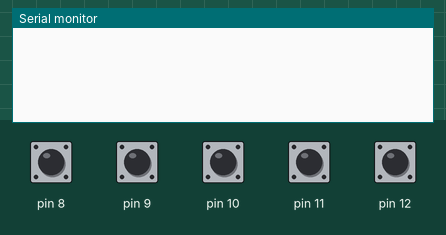
A sketch run on a simulated Arduino Uno, built with avr-gcc and run on an emulated ATmega328P. On the bench: the last lines printed to the serial monitor. Inputs (shaded band) come from the test bench; at power-on: pin 8–12 HIGH.

Above: at 1.2 s.
1.3 s: pin 8 pulled LOW for 0.15 s
At 1.8 s:
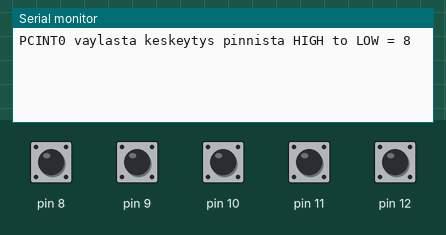
2.9 s: pin 9 pulled LOW for 0.15 s
At 4.1 s:
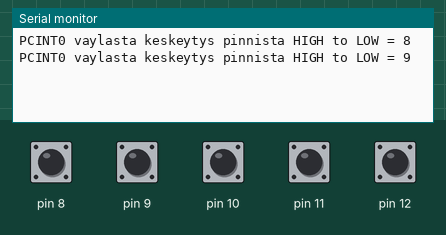
4.5 s: pin 10 pulled LOW for 0.15 s
At 5.5 s:
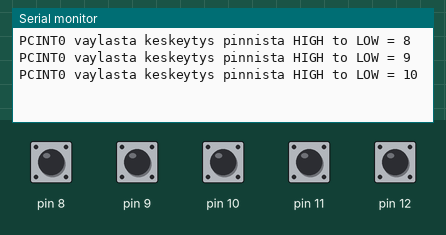
6.1 s: pin 11 pulled LOW for 0.15 s
At 6.7 s:
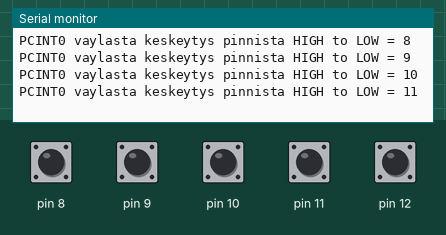
7.7 s: pin 12 pulled LOW for 0.15 s
At 9.1 s:
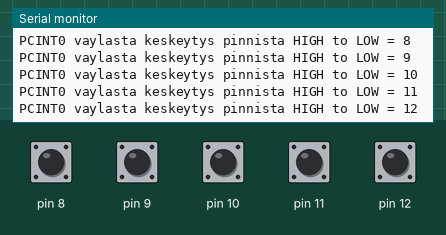
Timing chart, 0 to 10.3 s (numbered marks = the images above; inputs shaded):
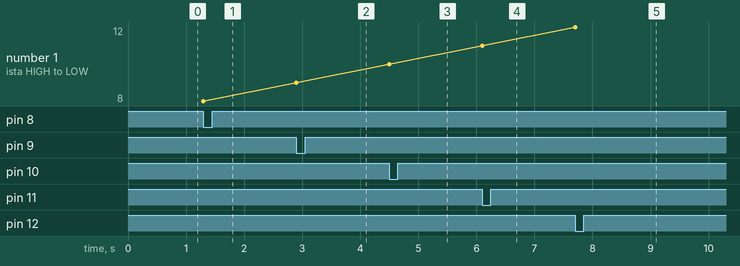

Measured:
- after the input at 1.3 s, the serial monitor: prints a new line at once (image 1)
- after the input at 2.9 s, the serial monitor: prints a new line at once (image 2)
- after the input at 4.5 s, the serial monitor: prints a new line at once (image 3)
- after the input at 6.1 s, the serial monitor: prints a new line at once (image 4)
- after the input at 7.7 s, the serial monitor: prints a new line at once (image 5)
- plotted number 1: 8 → 9 after the input at 2.9 s, 9 → 10 after the input at 4.5 s, 10 → 11 after the input at 6.1 s, 11 → 12 after the input at 7.7 s

The sketch:

teht2.ino
```cpp
/*
2. Tee Arduino ohjelma, joka hyödyntää PinChange keskeytyksiä.
Valitaan 8 bitin väylästä aktiiviseksi 5 pinniä ja keskeytyspalvelijan tulee tulostaa hyppylangalla maadoitettaessa keskeyttävän pinnin numero.
Tehtävää helpottamaan on laitettu tunnilla läpikäyty esimerkkikoodi
*/

#include <Arduino.h>

volatile int pcint0PinLow = 0;

void setup() {
  for(int i = 8;i<14;i++)
  {
    pinMode(i,INPUT_PULLUP);  // Arduino pinnit 8-14 INPUT_PULLUP tilaan
  }

  PCICR = 0x01;               // aktivoidaan PCINT0 Portti B antaa vain keskeytyksiä portit C ja D disabloituina
  //PCICR = B00000001;
  PCMSK0 = B00011111;         // 0x03;  // Enable pins 8 an 9
    // Muutettu PCMSK0, jotta pinnit 8-12 ovat käytössä

  Serial.begin(9600);
  interrupts();               // Keskeytykset enabloituna CPU:sta.
}

void loop() {

  if(pcint0PinLow !=0)
  {
    Serial.print("PCINT0 vaylasta keskeytys pinnista HIGH to LOW = ");
    Serial.println(pcint0PinLow);
    pcint0PinLow = 0;
  }
}

ISR(PCINT0_vect) {
  // Joku pinneista D8 - D13 on muuttanut tilaansa 1:sta 0 tai 0 ykkoseen selvitetaan mika pinni
  for(int i = 8;i<13;i++) // Vaihdettu loppuarvo 12
  {
    byte luettu = digitalRead(i);

    /*while(digitalRead(i)==LOW)
    {
      //odotellaan, etta kayttaja nostaa napin
    }*/

    if(luettu==LOW)
    {
      pcint0PinLow = i;
    }

  }
}

ISR(PCINT1_vect) {
  // This function will be called when a pin change interrupt occurs on pin 2
  Serial.println("interrupt 1");
}

ISR(PCINT2_vect) {
  // This function will be called when a pin change interrupt occurs on pin 2
  Serial.println("interrupt 2");
}
```
